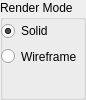
          <widget class="QGroupBox" name="groupBox" >
           <property name="minimumSize" >
            <size>
             <width>50</width>
             <height>100</height>
            </size>
           </property>
           <property name="title" >
            <string>Render Mode</string>
           </property>
           <property name="flat" >
            <bool>false</bool>
           </property>
           <property name="checkable" >
            <bool>false</bool>
           </property>
           <widget class="QWidget" name="layoutWidget" >
            <property name="geometry" >
             <rect>
              <x>1</x>
              <y>21</y>
              <width>76</width>
              <height>45</height>
             </rect>
            </property>
            <layout class="QVBoxLayout" name="verticalLayout_7" >
             <item>
              <widget class="QRadioButton" name="radioSolid" >
               <property name="enabled" >
                <bool>true</bool>
               </property>
               <property name="text" >
                <string>Solid</string>
               </property>
               <property name="checked" >
                <bool>true</bool>
               </property>
              </widget>
             </item>
             <item>
              <widget class="QRadioButton" name="radioWire" >
               <property name="text" >
                <string>Wireframe</string>
               </property>
              </widget>
             </item>
            </layout>
           </widget>
          </widget>
